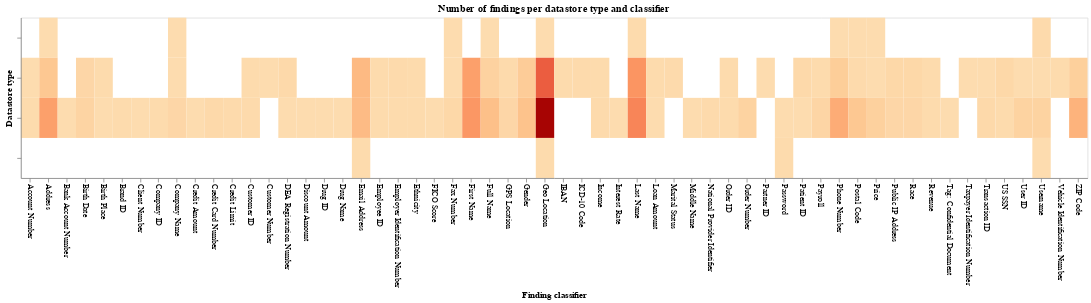

Write notebook code for a chart like this one.
### Markdown cell above
### The most bang for the buck.

### Code cell
findings_per_type_and_classifier = datastores_classifications_df[['type', 'name', 'uid']].groupby(by=['type','name']).count().reset_index().rename(columns={"uid": "count"})

c = (alt.Chart(findings_per_type_and_classifier)
    .encode(alt.X('name', axis=alt.Axis(labels=True, labelAngle=90)).title('Finding classifier'), alt.Y('type', axis=alt.Axis(labels=False, labelAngle=0)).title('Datastore type'), alt.Color('count', legend=None).scale(scheme="orangered", reverse=False), alt.Text('count'), tooltip=["name","type","count"])
    .properties(title='Number of findings per datastore type and classifier', width=1330, height=200)
)

c.mark_rect()

### Figure 1 — Vega-Lite specification as saved in the notebook (floating-point values rounded to 4 significant figures)
{"config": {"view": {"continuousWidth": 300, "continuousHeight": 300}}, "data": {"name": "data-cbc3ce6d59269b319336d55b7f3763be"}, "mark": {"type": "rect"}, "encoding": {"color": {"field": "count", "legend": null, "scale": {"scheme": "orangered", "reverse": false}, "type": "quantitative"}, "text": {"field": "count", "type": "quantitative"}, "tooltip": [{"field": "name", "type": "nominal"}, {"field": "type", "type": "nominal"}, {"field": "count", "type": "quantitative"}], "x": {"axis": {"labelAngle": 90, "labels": true}, "field": "name", "title": "Finding classifier", "type": "nominal"}, "y": {"axis": {"labelAngle": 0, "labels": false}, "field": "type", "title": "Datastore type", "type": "nominal"}}, "height": 200, "title": "Number of findings per datastore type and classifier", "width": 1330, "$schema": "https://vega.github.io/schema/vega-lite/v5.20.1.json", "datasets": {"data-cbc3ce6d59269b319336d55b7f3763be": [{"type": "DYNAMO_DB", "name": "Address", "count": 1}, {"type": "DYNAMO_DB", "name": "Company Name", "count": 1}, {"type": "DYNAMO_DB", "name": "Fax Number", "count": 1}, {"type": "DYNAMO_DB", "name": "Full Name", "count": 1}, {"type": "DYNAMO_DB", "name": "Geo Location", "count": 1}, {"type": "DYNAMO_DB", "name": "Last Name", "count": 2}, {"type": "DYNAMO_DB", "name": "Phone Number", "count": 1}, {"type": "DYNAMO_DB", "name": "Postal Code", "count": 1}, {"type": "DYNAMO_DB", "name": "Price", "count": 1}, {"type": "DYNAMO_DB", "name": "Username", "count": 3}, {"type": "RDS", "name": "Account Number", "count": 1}, {"type": "RDS", "name": "Address", "count": 19}, {"type": "RDS", "name": "Birth Date", "count": 6}, {"type": "RDS", "name": "Birth Place", "count": 2}, {"type": "RDS", "name": "Company Name", "count": 1}, {"type": "RDS", "name": "Customer ID", "count": 2}, {"type": "RDS", "name": "Customer Number", "count": 1}, {"type": "RDS", "name": "DEA Registration Number", "count": 4}, {"type": "RDS", "name": "Email Address", "count": 29}, {"type": "RDS", "name": "Employee ID", "count": 2}, {"type": "RDS", "name": "Employer Identification Number", "count": 3}, {"type": "RDS", "name": "Ethnicity", "count": 2}, {"type": "RDS", "name": "Fax Number", "count": 1}, {"type": "RDS", "name": "First Name", "count": 43}, {"type": "RDS", "name": "Full Name", "count": 10}, {"type": "RDS", "name": "GPS Location", "count": 3}, {"type": "RDS", "name": "Gender", "count": 15}, {"type": "RDS", "name": "Geo Location", "count": 75}, {"type": "RDS", "name": "IBAN", "count": 2}, {"type": "RDS", "name": "ICD-10 Code", "count": 3}, {"type": "RDS", "name": "Income", "count": 2}, {"type": "RDS", "name": "Last Name", "count": 48}, {"type": "RDS", "name": "Loan Amount", "count": 2}, {"type": "RDS", "name": "Marital Status", "count": 3}, {"type": "RDS", "name": "Order ID", "count": 2}, {"type": "RDS", "name": "Partner ID", "count": 1}, {"type": "RDS", "name": "Patient ID", "count": 4}, {"type": "RDS", "name": "Payroll", "count": 2}, {"type": "RDS", "name": "Phone Number", "count": 14}, {"type": "RDS", "name": "Postal Code", "count": 3}, {"type": "RDS", "name": "Price", "count": 1}, {"type": "RDS", "name": "Public IP Address", "count": 5}, {"type": "RDS", "name": "Race", "count": 5}, {"type": "RDS", "name": "Revenue", "count": 2}, {"type": "RDS", "name": "Taxpayer Identification Number", "count": 1}, {"type": "RDS", "name": "Transaction ID", "count": 1}, {"type": "RDS", "name": "US SSN", "count": 5}, {"type": "RDS", "name": "User ID", "count": 1}, {"type": "RDS", "name": "Username", "count": 1}, {"type": "RDS", "name": "Vehicle Identification Number", "count": 2}, {"type": "RDS", "name": "ZIP Code", "count": 12}, {"type": "S3", "name": "Account Number", "count": 2}, {"type": "S3", "name": "Address", "count": 43}, {"type": "S3", "name": "Bank Account Number", "count": 1}, {"type": "S3", "name": "Birth Date", "count": 8}, {"type": "S3", "name": "Birth Place", "count": 1}, {"type": "S3", "name": "Brand ID", "count": 2}, {"type": "S3", "name": "Client Number", "count": 1}, {"type": "S3", "name": "Company ID", "count": 2}, {"type": "S3", "name": "Company Name", "count": 6}, {"type": "S3", "name": "Credit Amount", "count": 1}, {"type": "S3", "name": "Credit Card Number", "count": 4}, {"type": "S3", "name": "Credit Limit", "count": 3}, {"type": "S3", "name": "Customer ID", "count": 3}, {"type": "S3", "name": "DEA Registration Number", "count": 1}, {"type": "S3", "name": "Discount Amount", "count": 1}, {"type": "S3", "name": "Drug ID", "count": 1}, {"type": "S3", "name": "Drug Name", "count": 1}, {"type": "S3", "name": "Email Address", "count": 28}, {"type": "S3", "name": "Employee ID", "count": 2}, {"type": "S3", "name": "Employer Identification Number", "count": 2}, {"type": "S3", "name": "Ethnicity", "count": 2}, {"type": "S3", "name": "FICO Score", "count": 1}, {"type": "S3", "name": "Fax Number", "count": 5}, {"type": "S3", "name": "First Name", "count": 47}, {"type": "S3", "name": "Full Name", "count": 25}, {"type": "S3", "name": "GPS Location", "count": 6}, {"type": "S3", "name": "Gender", "count": 23}, {"type": "S3", "name": "Geo Location", "count": 119}, {"type": "S3", "name": "Income", "count": 3}, {"type": "S3", "name": "Interest Rate", "count": 1}, {"type": "S3", "name": "Last Name", "count": 56}, {"type": "S3", "name": "Loan Amount", "count": 1}, {"type": "S3", "name": "Middle Name", "count": 1}, {"type": "S3", "name": "National Provider Identifier", "count": 3}, {"type": "S3", "name": "Order ID", "count": 2}, {"type": "S3", "name": "Order Number", "count": 9}, {"type": "S3", "name": "Password", "count": 1}, {"type": "S3", "name": "Patient ID", "count": 1}, {"type": "S3", "name": "Payroll", "count": 7}, {"type": "S3", "name": "Phone Number", "count": 37}, {"type": "S3", "name": "Postal Code", "count": 19}, {"type": "S3", "name": "Price", "count": 11}, {"type": "S3", "name": "Public IP Address", "count": 6}, {"type": "S3", "name": "Race", "count": 6}, {"type": "S3", "name": "Revenue", "count": 2}, {"type": "S3", "name": "Tag: Confidential Document", "count": 1}, {"type": "S3", "name": "Transaction ID", "count": 4}, {"type": "S3", "name": "US SSN", "count": 2}, {"type": "S3", "name": "User ID", "count": 9}, {"type": "S3", "name": "Username", "count": 9}, {"type": "S3", "name": "ZIP Code", "count": 33}, {"type": "VM_STRUCTURED", "name": "Email Address", "count": 2}, {"type": "VM_STRUCTURED", "name": "Geo Location", "count": 2}, {"type": "VM_STRUCTURED", "name": "Password", "count": 2}, {"type": "VM_STRUCTURED", "name": "Username", "count": 1}]}}
